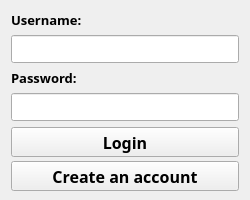
<?xml version="1.0" encoding="UTF-8"?>
<ui version="4.0">
 <class>Login_dialog</class>
 <widget class="QDialog" name="Login_dialog">
  <property name="windowModality">
   <enum>Qt::NonModal</enum>
  </property>
  <property name="geometry">
   <rect>
    <x>0</x>
    <y>0</y>
    <width>250</width>
    <height>200</height>
   </rect>
  </property>
  <property name="sizePolicy">
   <sizepolicy hsizetype="Expanding" vsizetype="Preferred">
    <horstretch>0</horstretch>
    <verstretch>0</verstretch>
   </sizepolicy>
  </property>
  <property name="minimumSize">
   <size>
    <width>250</width>
    <height>200</height>
   </size>
  </property>
  <property name="maximumSize">
   <size>
    <width>250</width>
    <height>200</height>
   </size>
  </property>
  <property name="font">
   <font>
    <family>Bahnschrift SemiBold</family>
    <pointsize>12</pointsize>
    <bold>true</bold>
   </font>
  </property>
  <property name="focusPolicy">
   <enum>Qt::TabFocus</enum>
  </property>
  <property name="windowTitle">
   <string>Login to Calendar</string>
  </property>
  <property name="windowIcon">
   <iconset resource="../resources/login_dialog_res.qrc">
    <normaloff>:/login.ico</normaloff>:/login.ico</iconset>
  </property>
  <layout class="QGridLayout" name="gridLayout_2">
   <item row="0" column="0">
    <layout class="QGridLayout" name="gridLayout">
     <item row="8" column="0">
      <widget class="QPushButton" name="newUserButton">
       <property name="minimumSize">
        <size>
         <width>0</width>
         <height>30</height>
        </size>
       </property>
       <property name="maximumSize">
        <size>
         <width>16777215</width>
         <height>30</height>
        </size>
       </property>
       <property name="text">
        <string>Create an account</string>
       </property>
       <property name="autoDefault">
        <bool>false</bool>
       </property>
      </widget>
     </item>
     <item row="2" column="0">
      <widget class="QLabel" name="passwordLabel">
       <property name="font">
        <font>
         <family>Bahnschrift SemiBold</family>
         <pointsize>10</pointsize>
         <bold>true</bold>
        </font>
       </property>
       <property name="text">
        <string>Password:</string>
       </property>
      </widget>
     </item>
     <item row="6" column="0">
      <widget class="QPushButton" name="loginButton">
       <property name="minimumSize">
        <size>
         <width>0</width>
         <height>30</height>
        </size>
       </property>
       <property name="maximumSize">
        <size>
         <width>16777215</width>
         <height>30</height>
        </size>
       </property>
       <property name="text">
        <string>Login</string>
       </property>
       <property name="autoDefault">
        <bool>false</bool>
       </property>
       <property name="default">
        <bool>false</bool>
       </property>
      </widget>
     </item>
     <item row="0" column="0">
      <widget class="QLabel" name="usernameLabel">
       <property name="font">
        <font>
         <family>Bahnschrift SemiBold</family>
         <pointsize>10</pointsize>
         <bold>true</bold>
        </font>
       </property>
       <property name="text">
        <string>Username:</string>
       </property>
      </widget>
     </item>
     <item row="3" column="0">
      <widget class="QLineEdit" name="passwordLineEdit">
       <property name="echoMode">
        <enum>QLineEdit::Password</enum>
       </property>
      </widget>
     </item>
     <item row="1" column="0">
      <widget class="QLineEdit" name="usernameLineEdit">
       <property name="maxLength">
        <number>15</number>
       </property>
      </widget>
     </item>
     <item row="7" column="0">
      <spacer name="verticalSpacer">
       <property name="orientation">
        <enum>Qt::Vertical</enum>
       </property>
       <property name="sizeHint" stdset="0">
        <size>
         <width>20</width>
         <height>40</height>
        </size>
       </property>
      </spacer>
     </item>
    </layout>
   </item>
  </layout>
 </widget>
 <tabstops>
  <tabstop>usernameLineEdit</tabstop>
  <tabstop>passwordLineEdit</tabstop>
  <tabstop>loginButton</tabstop>
  <tabstop>newUserButton</tabstop>
 </tabstops>
 <resources>
  <include location="../resources/login_dialog_res.qrc"/>
 </resources>
 <connections/>
</ui>
